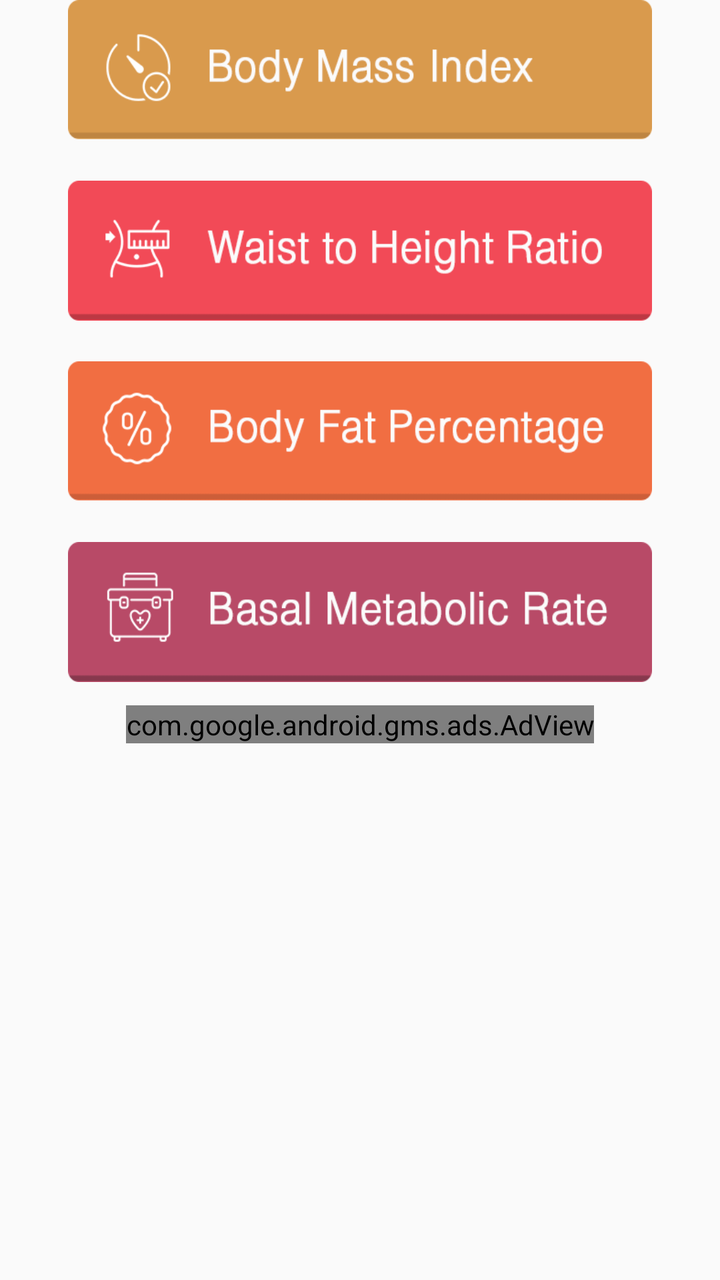
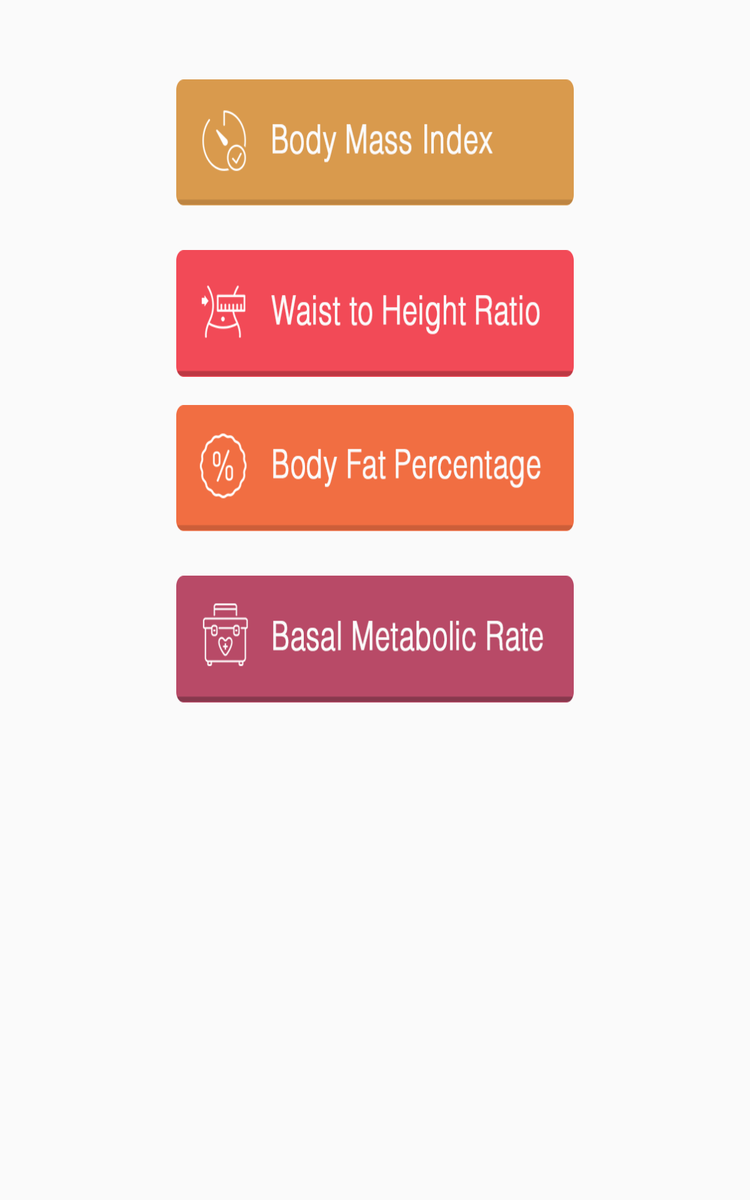

Two renders of one Android screen. The first uses the default layout on a phone; the second uses the alternative layout the repository ships for a different screen configuration, on a matching device. The two XML files are below.
<!-- AndroidManifest.xml: application theme AppTheme -->
<!-- res/layout/firstmainscreen.xml -->
<?xml version="1.0" encoding="utf-8"?>
<RelativeLayout xmlns:android="http://schemas.android.com/apk/res/android"
    xmlns:ads="http://schemas.android.com/apk/res-auto"
    android:layout_width="match_parent"
    android:layout_height="match_parent">
    <LinearLayout
        android:layout_centerHorizontal="true"
        android:id="@+id/butons"
        android:orientation="vertical"
        android:layout_width="50mm"
        android:layout_height="wrap_content">
        <Button
            android:background="@drawable/bodymassindeximage"
            android:id="@+id/bodymassindeximage"
            android:layout_width="wrap_content"
            android:layout_height="12mm" />
        <Button
            android:background="@drawable/waisttoheightimage"
            android:id="@+id/waisttoheightimagee"
            android:layout_width="wrap_content"
            android:layout_height="12mm"
            android:layout_marginTop="3.5mm"/>
        <Button
            android:background="@drawable/bodyfatpercentageimage"
            android:id="@+id/bodyfatpercentageimage"
            android:layout_width="wrap_content"
            android:layout_height="12mm"
            android:layout_marginTop="3.5mm"/>
        />
        <Button
            android:background="@drawable/baselmatabolicimage"
            android:id="@+id/basalmetabloicimage"
            android:layout_width="wrap_content"
            android:layout_height="12mm"
            android:layout_marginTop="3.5mm"/>
        />
    </LinearLayout>
    <com.google.android.gms.ads.AdView
        android:layout_marginTop="2mm"
        android:layout_below="@+id/butons"
        android:layout_centerHorizontal="true"
        android:id="@+id/adView"
        android:layout_width="wrap_content"
        android:layout_height="wrap_content"
        ads:adSize="BANNER"
        ads:adUnitId="ca-app-pub-9764299659831882/4170389581">
    </com.google.android.gms.ads.AdView>
</RelativeLayout>
<!-- resources referenced by this layout -->
<resources>
  <!-- drawable baselmatabolicimage: png bitmap (drawable, 5730 bytes) -->
  <!-- drawable bodyfatpercentageimage: png bitmap (drawable, 6206 bytes) -->
  <!-- drawable bodymassindeximage: png bitmap (drawable, 5791 bytes) -->
  <!-- drawable waisttoheightimage: png bitmap (drawable, 5809 bytes) -->
  <style name="AppTheme" parent="Theme.AppCompat.Light.DarkActionBar">
          
          <item name="colorPrimary">@color/colorPrimary</item>
          <item name="colorPrimaryDark">@color/colorPrimaryDark</item>
          <item name="colorAccent">@color/colorAccent</item>
      </style>
  <color name="colorPrimary">#d99a4d</color>
  <color name="colorPrimaryDark">#f16e42</color>
  <color name="colorAccent">#d99a4d</color>
</resources>
<!-- res/layout-sw600dp/firstmainscreen.xml (the repository's variant of the layout above) -->
<!-- drawn on a 7-inch tablet held upright -->
<?xml version="1.0" encoding="utf-8"?>
<LinearLayout xmlns:android="http://schemas.android.com/apk/res/android"
    android:orientation="vertical" android:layout_width="match_parent"
    android:layout_height="match_parent">
    <LinearLayout
        android:layout_marginTop="10mm"
        android:layout_gravity="center_horizontal"
        android:orientation="vertical"
        android:layout_width="50mm"
        android:layout_height="wrap_content">
        <Button
            android:background="@drawable/bodymassindeximage"
            android:id="@+id/bodymassindeximage"
            android:layout_width="wrap_content"
            android:layout_height="16mm" />
        <Button
            android:background="@drawable/waisttoheightimage"
            android:id="@+id/waisttoheightimagee"
            android:layout_width="wrap_content"
            android:layout_height="16mm"
            android:layout_marginTop="5.5mm"/>

        <Button
            android:background="@drawable/bodyfatpercentageimage"
            android:id="@+id/bodyfatpercentageimage"
            android:layout_width="wrap_content"
            android:layout_height="16mm"
            android:layout_marginTop="3.5mm"/>
        />
        <Button
            android:background="@drawable/baselmatabolicimage"
            android:id="@+id/basalmetabloicimage"
            android:layout_width="wrap_content"
            android:layout_height="16mm"
            android:layout_marginTop="5.5mm"/>
        />
    </LinearLayout>
</LinearLayout>
